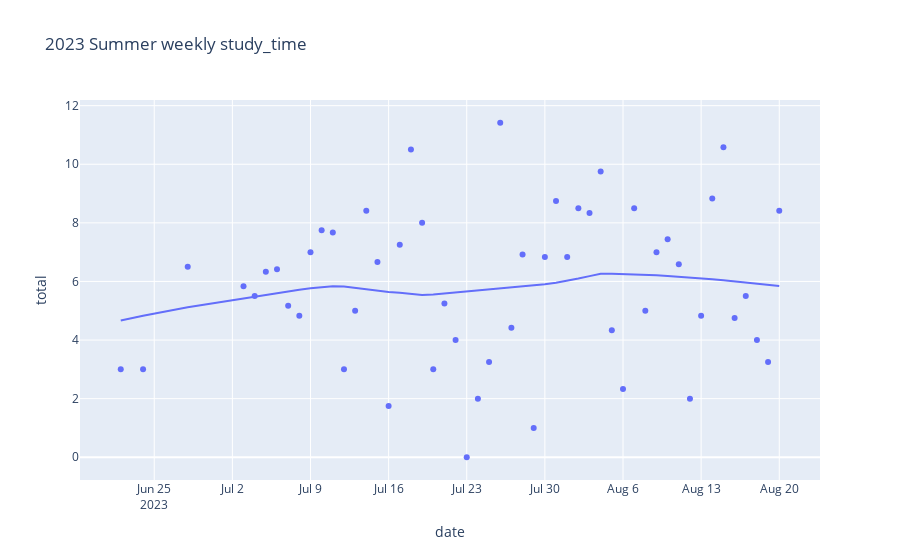

Here is the notebook cell this chart was saved with:
### Code cell
graph_fall_2023 = clean_study[(clean_study['date'] >= pd.to_datetime('2023-6-20'))&(clean_study['date'] <= pd.to_datetime('2023-9-1'))]
px.scatter(graph_fall_2023, x='date',y='total', title='2023 Summer weekly study_time',trendline='lowess')
